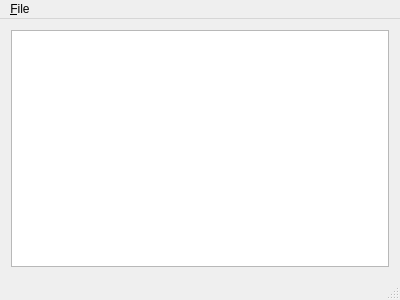
<?xml version="1.0" encoding="UTF-8"?>
<ui version="4.0">
 <class>MainWindow</class>
 <widget class="QMainWindow" name="MainWindow">
  <property name="geometry">
   <rect>
    <x>0</x>
    <y>0</y>
    <width>400</width>
    <height>300</height>
   </rect>
  </property>
  <property name="windowTitle">
   <string>Foo</string>
  </property>
  <widget class="QWidget" name="centralWidget">
   <layout class="QVBoxLayout" name="verticalLayout">
    <item>
     <widget class="QTextEdit" name="textEdit"/>
    </item>
   </layout>
  </widget>
  <widget class="QMenuBar" name="menuBar">
   <property name="geometry">
    <rect>
     <x>0</x>
     <y>0</y>
     <width>400</width>
     <height>19</height>
    </rect>
   </property>
   <widget class="QMenu" name="menuFile">
    <property name="title">
     <string>&amp;File</string>
    </property>
    <addaction name="action_open"/>
    <addaction name="separator"/>
    <addaction name="action_exit"/>
   </widget>
   <addaction name="menuFile"/>
  </widget>
  <widget class="QStatusBar" name="statusBar"/>
  <action name="action_exit">
   <property name="text">
    <string>E&amp;xit</string>
   </property>
   <property name="shortcut">
    <string>Ctrl+Q</string>
   </property>
  </action>
  <action name="action_open">
   <property name="text">
    <string>&amp;Open</string>
   </property>
   <property name="shortcut">
    <string>Ctrl+O</string>
   </property>
  </action>
 </widget>
 <layoutdefault spacing="6" margin="11"/>
 <resources/>
 <connections/>
</ui>
